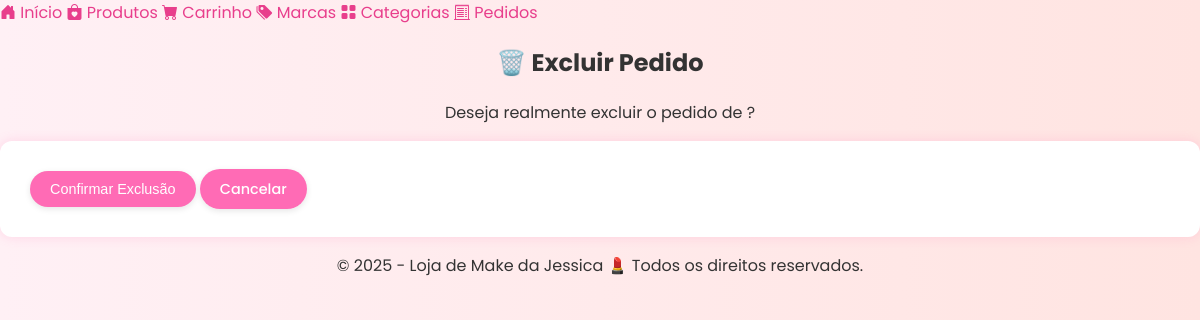
Before: /enderecos/admin/pedidos/2/excluir/ with the older database file.
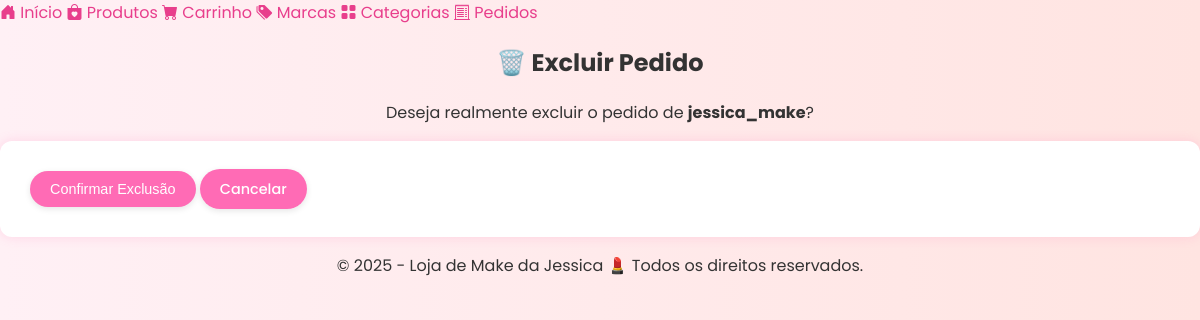
After: the same page with the newer database file.
### produtos/models.py (models this page shows, shortened)
class Pedido(models.Model):
    usuario = models.ForeignKey(User, on_delete=models.CASCADE)
    endereco_entrega = models.ForeignKey(EnderecoEntrega, on_delete=models.SET_NULL, null=True)
    forma_pagamento_selecionada = models.ForeignKey(FormaPagamento, on_delete=models.SET_NULL, null=True)
    data_pedido = models.DateTimeField(auto_now_add=True)
    total = models.DecimalField(max_digits=10, decimal_places=2)
    STATUS_CHOICES = [
        ('Pendente', 'Pendente'),
        ('Processando', 'Processando'),
        ('Enviado', 'Enviado'),
        ('Concluido', 'Concluído'),
        ('Cancelado', 'Cancelado'),
        ('Aguardando Pagamento', 'Aguardando Pagamento'),
    ]
    status = models.CharField(max_length=20, choices=STATUS_CHOICES, default='Pendente')

### produtos/views.py (the view)
# urls.py: path('admin/pedidos/<int:id>/excluir/', excluir_pedido, name='excluir_pedido'),
def excluir_pedido(request, id):
    pedido = get_object_or_404(Pedido, id=id)
    if request.method == 'POST':
        pedido.delete()
        return redirect('listar_pedidos')
    return render(request, 'admin/excluir_pedido.html', {'pedido': pedido})

### produtos/templates/admin/excluir_pedido.html (shortened to what this page needs)
{% extends 'base.html' %}
{% block content %}
<div class="container mt-5 text-center">
  <h2 class="text-danger mb-4">🗑️ Excluir Pedido</h2>
  <p class="lead">Deseja realmente excluir o pedido de <strong>{{ pedido.usuario.username }}</strong>?</p>
  <form method="post">
    <button type="submit" class="btn btn-danger">Confirmar Exclusão</button>
    <a href="{% url 'listar_pedidos' %}" class="btn btn-secondary ms-2">Cancelar</a>
  </form>
</div>
{% endblock %}

Changed rows visible on the page:
now on this page (row edited): Pedido: usuario.username "jessica_make"
